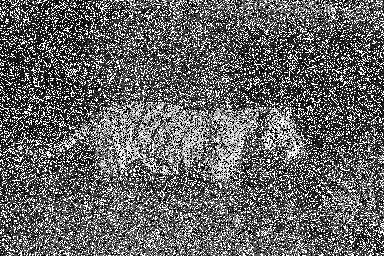
#> input picture image55.png, 384 x 256 px
$ python image.py
#> lines starting #> are read from the running program, lines starting #| are printed output that depends on the picture
import numpy as np
import cv2

image = cv2.imread('image55.png')
#> image is the input picture: shape (256, 384, 3); min 0, max 255, mean 100.3
image_blur = np.hstack(
    [
        cv2.blur(image,(3,3)),  #Mean Filter
        cv2.blur(image,(5,5)),
        cv2.blur(image,(7,7))   # we can see the picture become more dim
    ]
)
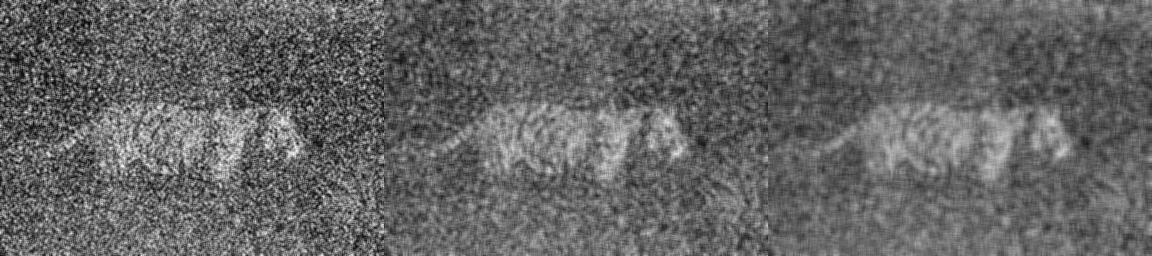
#> image_blur: shape (256, 1152, 3); min 4, max 247, mean 100.3
cv2.imwrite('blur_of_diff_mean_size.jpg',image_blur)

image_gaussian = np.hstack([
    cv2.GaussianBlur(image, (3, 3), 0), # 0 means antomative calculate the weight of every pix
    cv2.GaussianBlur(image, (5, 5), 0),
    cv2.GaussianBlur(image, (7, 7), 0)   # not so dim like blur
])
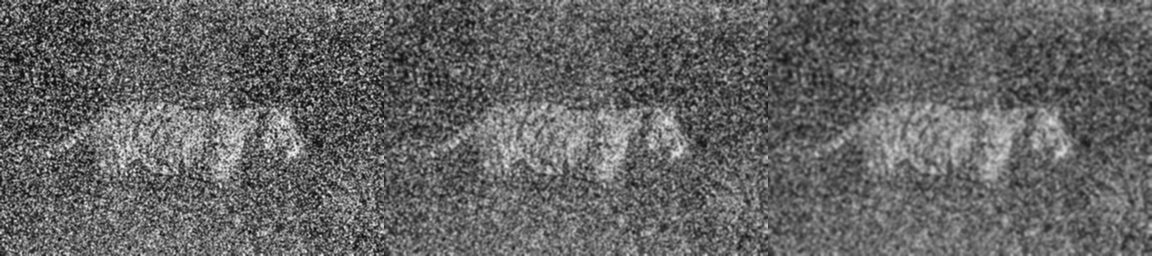
#> image_gaussian: shape (256, 1152, 3); min 2, max 248, mean 100.3
cv2.imwrite('blur_of_diff_gaussian_size.jpg', image_gaussian)

image_mid_blur = np.hstack([
    cv2.medianBlur(image, 3),   #for salt-peper noisy picture using median Filter
    cv2.medianBlur(image, 5),
    cv2.medianBlur(image, 7)    # 邻域越大，过滤椒盐噪声效果越好，但是图像质量也会下降明显。除非非常密集椒盐噪声，否则不推荐Ksize=7这么大的卷积核
])
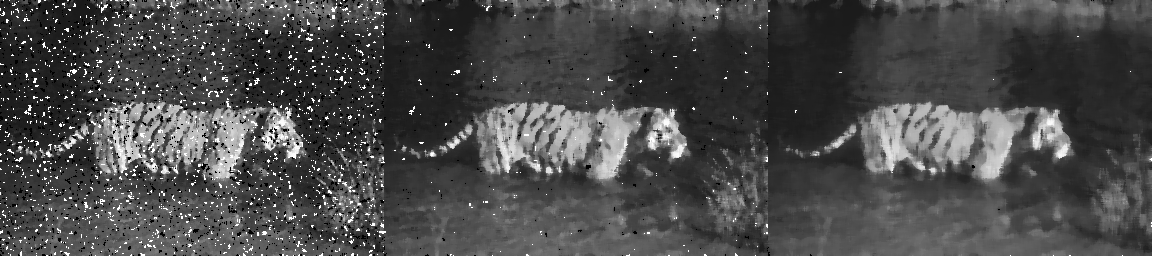
#> image_mid_blur: shape (256, 1152, 3); min 0, max 255, mean 74
cv2.imwrite('blur_of_diff_median_size.jpg', image_mid_blur)
#cv2.bilaterFilter(image, Ksize, sigmaColor, sigmaSpace)
image_bilater = np.hstack([     #seemingly like double gaussian Filter.
    cv2.bilateralFilter(image, 5, 21, 21),
    cv2.bilateralFilter(image, 7, 31, 31),
    cv2.bilateralFilter(image, 9, 41, 41)
])
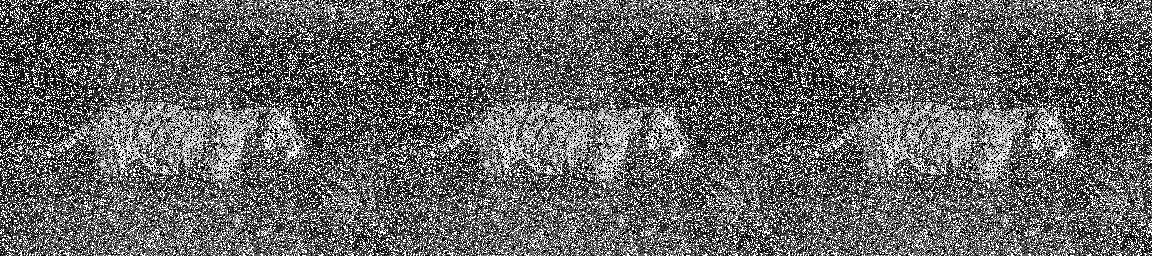
#> image_bilater: shape (256, 1152, 3); min 0, max 255, mean 100.3
cv2.imwrite('blur_of_diff_bilater_size.jpg', image_bilater)

image_summary = np.vstack([
    image_blur,
    image_gaussian,
    image_mid_blur,
    image_bilater
])
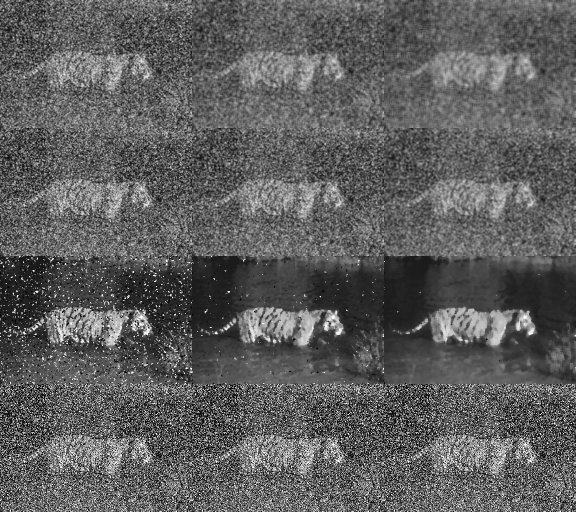
#> image_summary: shape (1024, 1152, 3) (shown at 1/2 size); min 0, max 255, mean 93.8
cv2.imwrite('Summary.jpg',image_summary)
"""
cv2.namedWindow('image',cv2.WINDOW_NORMAL)
cv2.imshow('image',img)
k=cv2.waitKey(0)&0xFF
if(k==27):
    cv2.destroyAllWindows()
elif(k==ord('s')):
    cv2.imwrite('Result.jpg',img)
    cv2.destroyAllWindows()
"""

$ run again, with image05.png copied over image55.png
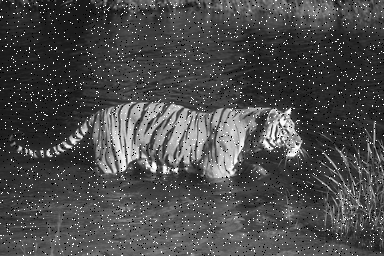
#> input picture image05.png, 384 x 256 px
#> image is the input picture: shape (256, 384, 3); min 0, max 255, mean 74.9
#> `image_bilater = np.hstack([`:
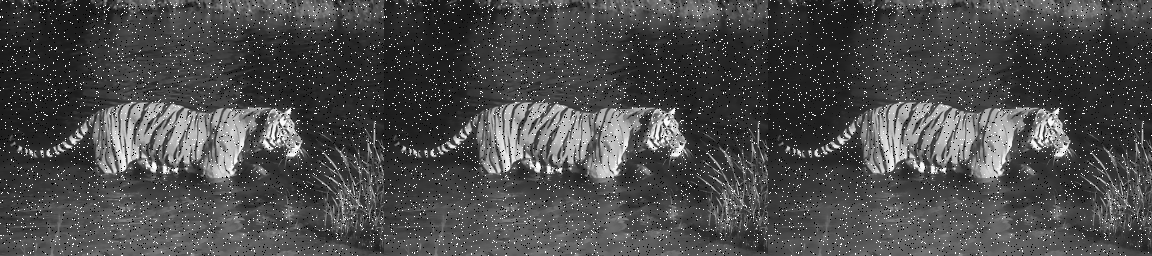
#> image_bilater: shape (256, 1152, 3); min 0, max 255, mean 74.8
#> `image_summary = np.vstack([ image_blur, image_gaussian, image_mid_blur..`:
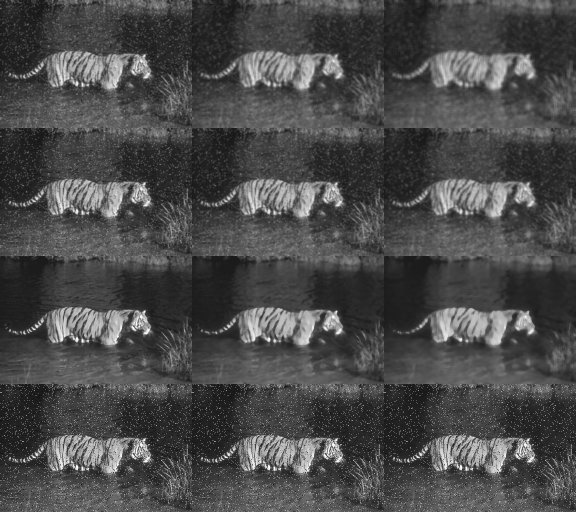
#> image_summary: shape (1024, 1152, 3) (shown at 1/2 size); min 0, max 255, mean 74

$ run again, with test1.jpg saved as image55.png
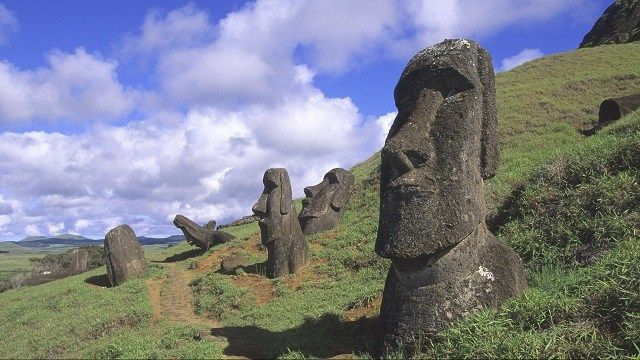
#> input picture test1.jpg, 640 x 360 px
#> image is the input picture: shape (360, 640, 3); mean B, G, R 138.1, 128.1, 124.6
#> `image_blur = np.hstack( [ cv2.blur(image,(3,3)),`:
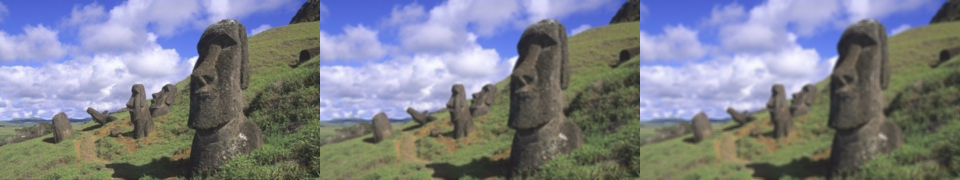
#> image_blur: shape (360, 1920, 3) (shown at 1/2 size); mean B, G, R 138.2, 128.2, 124.6
#> `image_summary = np.vstack([ image_blur, image_gaussian, image_mid_blur..`:
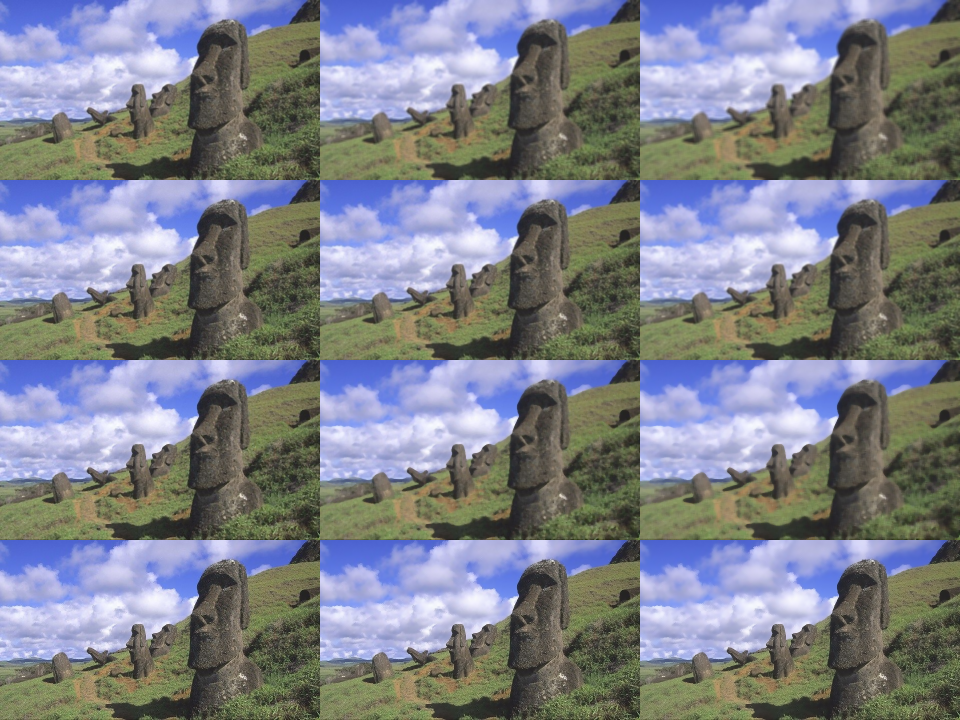
#> image_summary: shape (1440, 1920, 3) (shown at 1/2 size); mean B, G, R 138, 128, 124.4
